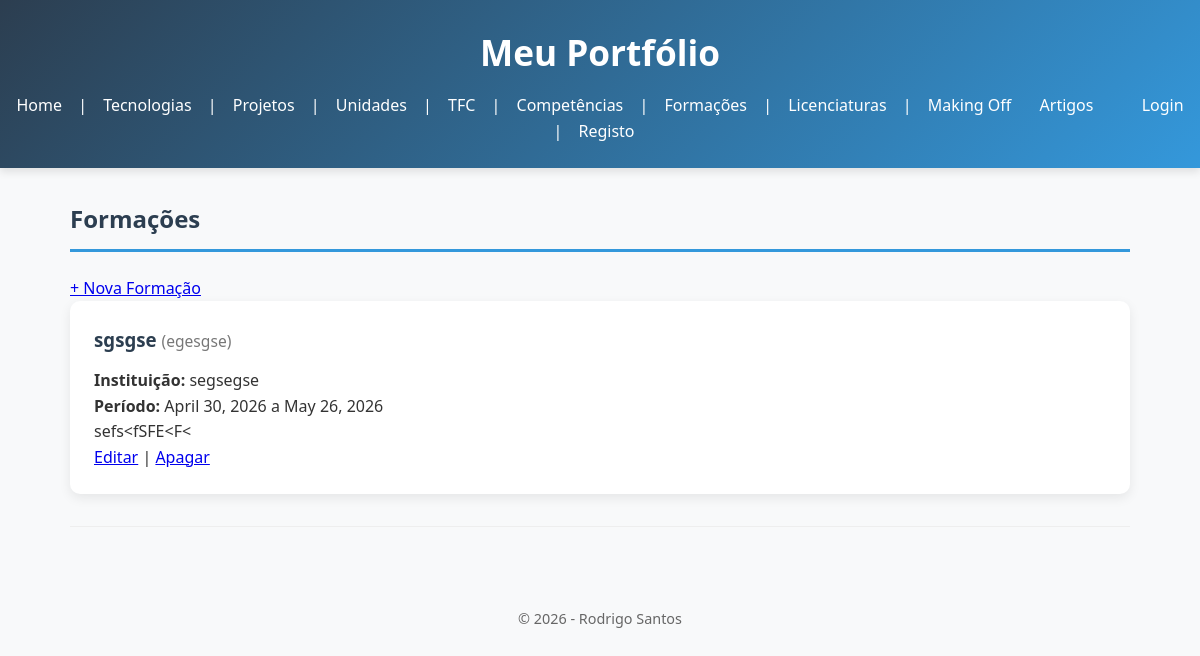
The app's page /portfolio/formacoes/, older data.
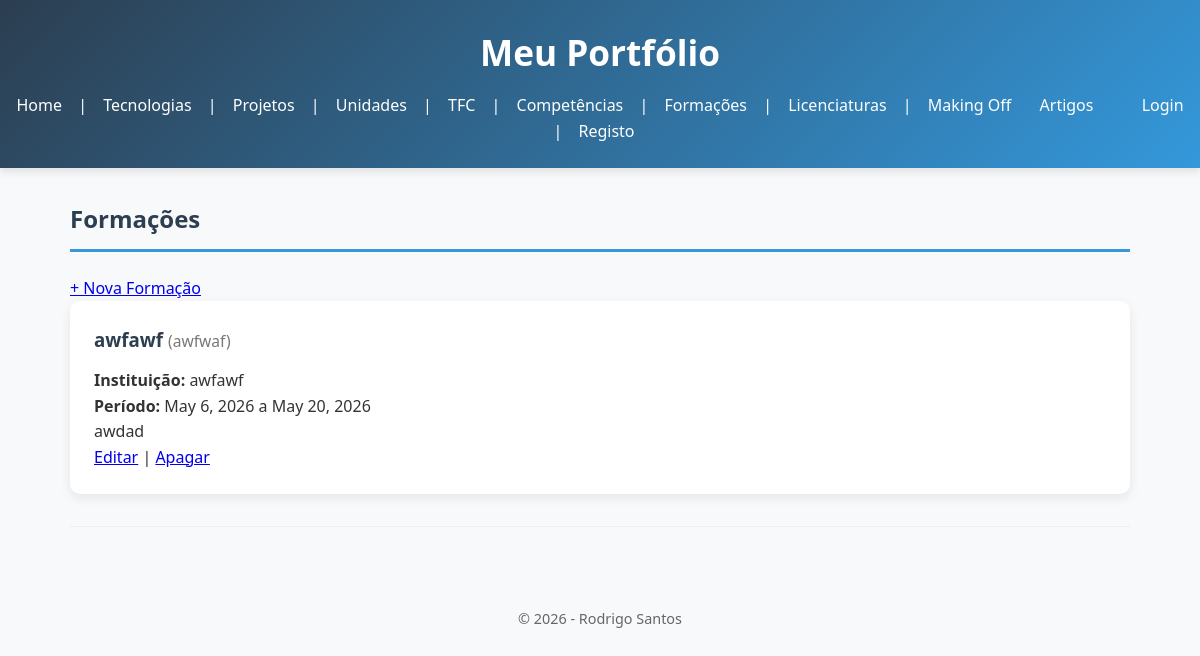
The same page, newer data.
### portfolio/models.py (models this page shows, shortened)
class Formacao(models.Model):
    titulo = models.CharField(max_length=100)
    tipo = models.CharField(max_length=100)
    instituicao = models.CharField(max_length=150)
    data_inicio = models.DateField()
    data_fim = models.DateField()
    descricao = models.CharField(max_length=200)

### portfolio/views.py (the view)
# urls.py: path('formacoes/', views.formacoes_view, name='formacoes'),
def formacoes_view(request):
    formacoes = Formacao.objects.all().order_by('-data_fim')
    return render(request, 'portfolio/formacoes.html', {'formacoes': formacoes})

### portfolio/templates/portfolio/formacoes.html
{% extends "portfolio/base.html" %}
{% block content %}
<h2>Formações</h2>
<p>
    <a href="{% url 'formacao_create' %}" class="btn-novo">+ Nova Formação</a>
</p>
{% for form in formacoes %}
    <article>
        <h3>{{ form.titulo }} <small>({{ form.tipo }})</small></h3>
        <p><strong>Instituição:</strong> {{ form.instituicao }}</p>
        <p><strong>Período:</strong> {{ form.data_inicio }} a {{ form.data_fim }}</p>
        <p>{{ form.descricao }}</p>
        <p>
            <a href="{% url 'formacao_update' form.pk %}">Editar</a> |
            <a href="{% url 'formacao_delete' form.pk %}" class="btn-apagar">Apagar</a>
        </p>
    </article>
    <hr>
{% empty %}
    <p>Não existem formações registadas.</p>
{% endfor %}
{% endblock %}

Row changes from the older to the newer data that the page shows:
removed Formacao: titulo "sgsgse", tipo "egesgse", instituicao "segsegse", data_inicio "April 30, 2026", data_fim "May 26, 2026", descricao "sefs<fSFE<F<"
added Formacao: titulo "awfawf", tipo "awfwaf", instituicao "awfawf", data_inicio "May 6, 2026", data_fim "May 20, 2026", descricao "awdad"
